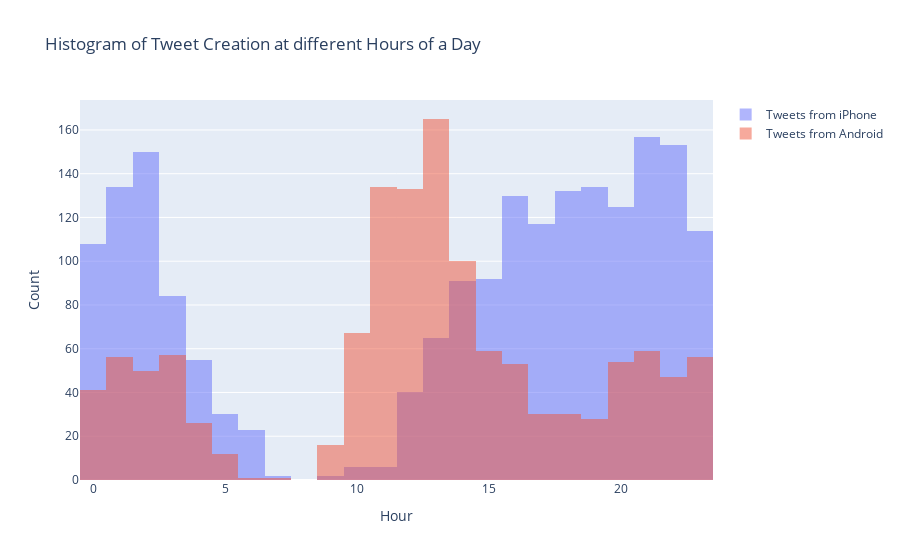

The cell this chart's notebook holds for it:
### Markdown cell above
### Time based Analysis

As we can see in the below graphs that Actual Tweets made by Trump are spiking at a particular time of day and he is inactive in other time.

### Code cell
fig = go.Figure()
fig.add_trace(go.Histogram(x=data_2016[data_2016.source=="Twitter for iPhone"].created_at.dropna().apply(convert_date_to_hour),name="Tweets from iPhone",opacity=0.5))
fig.add_trace(go.Histogram(x=data_2016[data_2016.source=="Twitter for Android"].created_at.dropna().apply(convert_date_to_hour),name="Tweets from Android",opacity=0.5))
fig.update_layout(
    title_text='Histogram of Tweet Creation at different Hours of a Day',
    xaxis_title_text='Hour',
    yaxis_title_text='Count',
    barmode='overlay'
)
fig.show()

### Figure 1 — Plotly figure (JSON) as saved in the notebook; plotly's stock layout.template omitted (floating-point values rounded to 4 significant figures; data arrays with more than 128 entries replaced by an {"elided": "..."} marker saying what was removed)
{"data": [{"name": "Tweets from iPhone", "opacity": 0.5, "type": "histogram", "x": {"elided": "1950 int values"}}, {"name": "Tweets from Android", "opacity": 0.5, "type": "histogram", "x": {"elided": "1275 int values"}}], "layout": {"barmode": "overlay", "title": {"text": "Histogram of Tweet Creation at different Hours of a Day"}, "xaxis": {"title": {"text": "Hour"}}, "yaxis": {"title": {"text": "Count"}}}}
